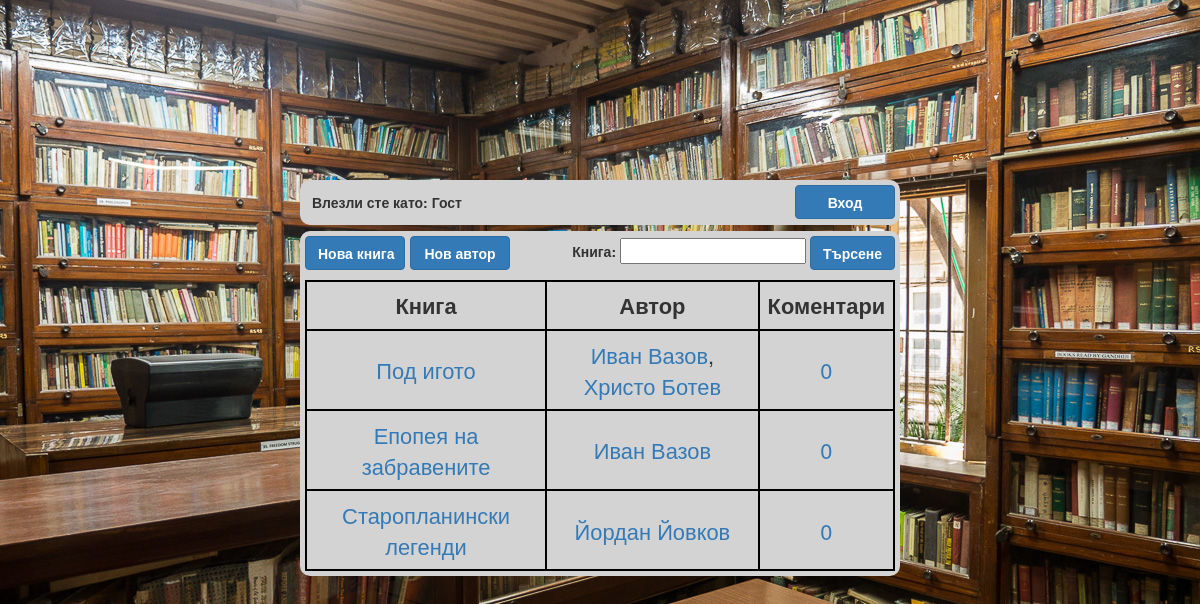
The app's page /php/Rostislav/HW5/index.php with its own data.
### tables this page shows
CREATE TABLE IF NOT EXISTS `books` (
  `book_id` int(10) unsigned NOT NULL AUTO_INCREMENT,
  `book_title` varchar(250) NOT NULL,
  PRIMARY KEY (`book_id`)
);

### php/Rostislav/HW5/functions.php (the view, shortened to what this page needs)
<?php
function get_books($connection, $search) {
	if ($search === "") {
		$sql = "SELECT *,(SELECT COUNT(*) FROM comments WHERE comments.book_id = books.book_id) AS 'comments' FROM books
			JOIN books_authors ON books.book_id = books_authors.book_id
			JOIN authors ON authors.author_id = books_authors.author_id;";
	}
	else {
		$sql ="SELECT *,(SELECT COUNT(*) FROM comments WHERE comments.book_id = books.book_id) AS 'comments' FROM books
			JOIN books_authors ON books.book_id = books_authors.book_id
			JOIN authors ON authors.author_id = books_authors.author_id WHERE book_title LIKE '%$search%';";
	}
		mysqli_query($connection, "SET NAMES utf8");
		$result = mysqli_query($connection, $sql);
		$books = array();
		while ($row = mysqli_fetch_assoc($result)) {
			$books[$row['book_id']]['title'] = $row['book_title'];
			$books[$row['book_id']]['authors'][$row['author_id']] = $row['author_name'];
			$books[$row['book_id']]['comments'] = $row['comments'];
		}
		foreach ($books as $key => $book) {
			echo "<tr><td><a href='book.php?id=" . $key . "'>" . $book['title'] . "</a></td><td>";
			$authors = array();
			foreach ($book['authors'] as $author_id => $name) {
				$authors[] = "<a href='booksfromauthor.php?id=$author_id'>" . $name . "</a>";
			}
			echo implode(', ', $authors) . "</td><td><a href='book.php?id=" . $key . "'>" . $book['comments'] . "</a></td></tr>";
		}
}
?>

### php/Rostislav/HW5/index.php (style rules this page uses)
body { background-image: url("letters-and-words.jpg"); -webkit-background-size: cover; -moz-background-size: cover; -o-background-size: cover; }
table tr,td,th { border: 1px solid black; padding: 5px; zoom: 125%; text-align: center; }

### records on screen
books: book_title "Епопея на забравените", name "Иван Вазов", comments "0"
books: book_title "Старопланински легенди", name "Йордан Йовков", comments "0"

### other values on screen
$username "Гост"
$book['title'] "Под игото"
$name "Иван Вазов Христо Ботев"
implode(', ', $authors) ","
$book['comments'] "0"
